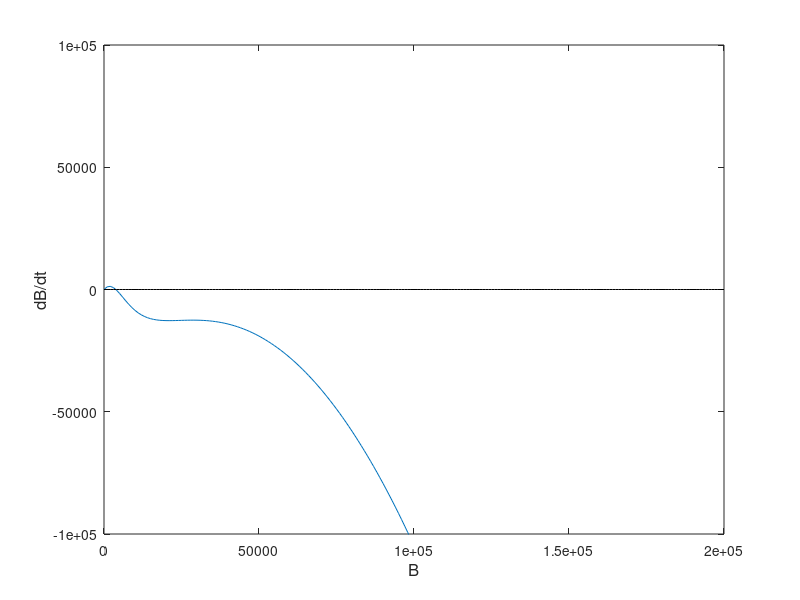

This chart was generated by the following MATLAB code: (Note: this script raises an error after producing the figure.)
%... The MatMol Group (2016)
%... Equillibrium point for the spruce budworm problem
     clear all

     clear all

%... start a stopwatch timer
     tic

%... set global variables
     global rb k beta a

%... model parameters
     rb    = 1.52;
     k     = 355;
     beta  = 43200;
     alpha = 10000;

%... plot Bt = f(B) for various values of S
     B = [0:1000:200000];
     for S = 200:200:10000
    %... Computation of dB/dt
         Kb = k*S;
         Bt = rb*B.*(1-B/Kb) - (beta*B.^2)./(alpha^2+B.^2);
         figure (1)
         plot(B,Bt);
         hold on
         plot(B,zeros(size(B)),'-k')
    
         axis([0 2e5 -1e5 1e5]);
         xlabel('B','FontName','Helvetica','FontSize',12)
         ylabel('dB/dt','FontName','Helvetica','FontSize',12)
    
    %... Compute the roots of the equation
         a = rb;
         b = Kb;
         c = beta;
         d = alpha;
         roots = solve('a*x*(1-x/b) - (c*x^2)/(d^2+x^2) = 0');
         r(1) = eval(roots(1));
         r(2) = eval(roots(2));
         r(3) = eval(roots(3));
         r(4) = eval(roots(4));
         plot(r,zeros(size(r)),'ok')
     end    
